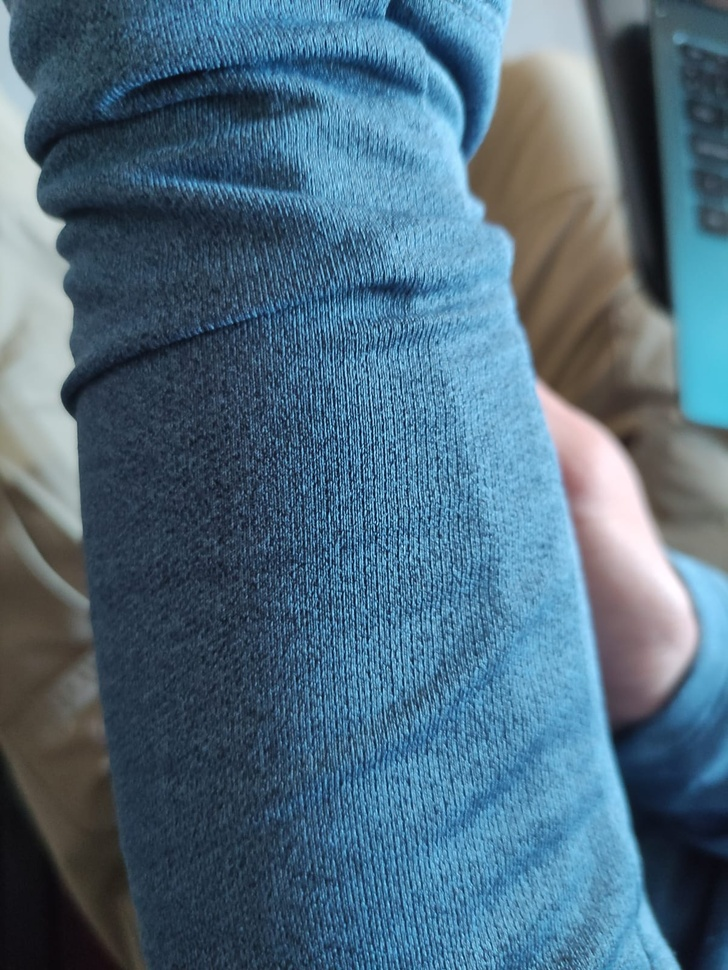
#> input picture p.jpeg, 728 x 970 px, shrunk from 1201 x 1600 before the run
$ jupyter execute --allow-errors test.ipynb
#> lines starting #> are read from the running program, lines starting #| are printed output that depends on the picture
[cell 1]
import numpy as np
from scipy.signal import convolve2d
from PIL import Image

# 1. Cargar imagen y convertir a escala de grises
img = Image.open("p.jpeg").convert("L")  # Asegúrate de tener "input.png" en la carpeta
image_array = np.array(img)


#exportar en un archivo .txt los valores de la imagen en blanco y negro
np.savetxt("imagen.txt", image_array, fmt='%d')

# 2. Definir kernel (por ejemplo, detección de bordes horizontales)
kernel = np.array([
    [1, 1, 1],
    [ 0,  0,  0],
    [ -1,  -1,  -1]
])

kernel2 = np.array([
    [-1,   0,  1],
    [ -1,  0,  1],
    [ -1,  0,  1]
])

# 3. Aplicar convolución 2D
output2 = convolve2d(image_array, kernel, mode='same', boundary='fill', fillvalue=0)
h = image_array.shape[0] + 2
#> h = 972
w = image_array.shape[1] + 2
#> w = 730

new_matrix = np.zeros((h,w))

new_matrix[1:-1, 1:-1] = image_array
#print(new_matrix)

result_matrix = np.zeros((image_array.shape))
result_matrix2 = np.zeros((image_array.shape))

alto = result_matrix.shape[0]
#> alto = 970
ancho = result_matrix.shape[1]
#> ancho = 728

for i in range(alto):
    for j in range(ancho):
        window = new_matrix[i:i+3, j:j+3]
        if window.shape == (3, 3):
            result_matrix[i, j] = np.sum(window * kernel)
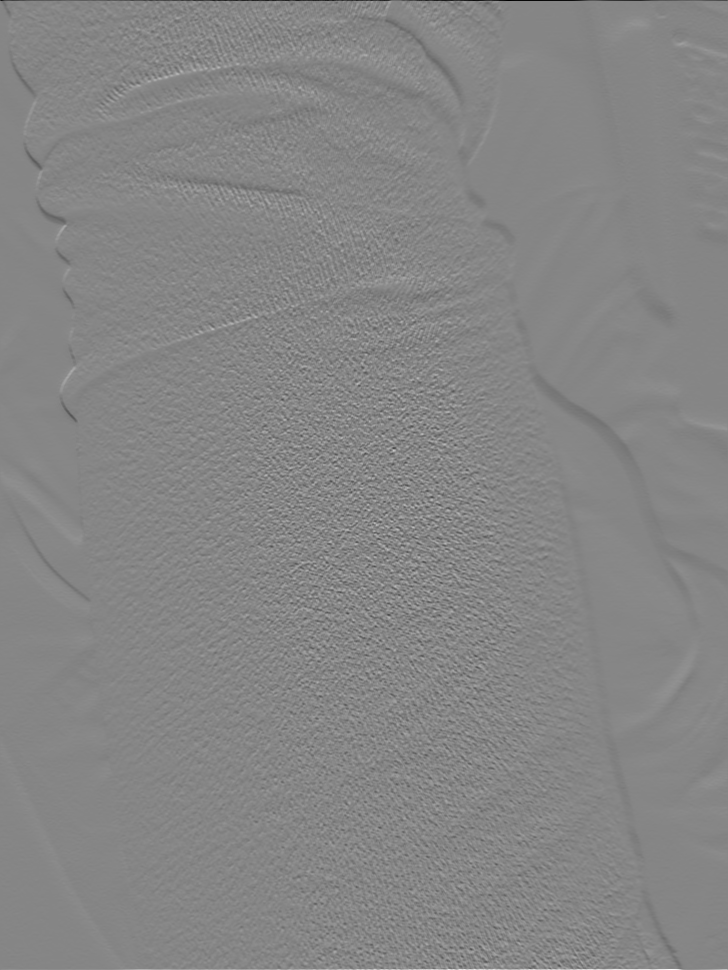
#> result_matrix: shape (970, 728) float64; min -634, max 574, mean 0.1; drawn with min black and max white
            #result_matrix2[i,j] = np.sum(window * kernel2)


fin = np.sqrt( np.power(result_matrix,2) + np.power(result_matrix2,2))
#> result_matrix2: shape (970, 728) float64; every value is 0

# 4. Normalizar resultado para que esté en rango 0-255
convolved = np.clip(result_matrix, 0, 255).astype(np.uint8)

# 5. Guardar imagen resultante
output_img = Image.fromarray(convolved)
output_img.save("output.png")


convolved = np.clip(output2, 0, 255).astype(np.uint8)

# 5. Guardar imagen resultante
output_img = Image.fromarray(convolved)
output_img.save("output2.png")


print("Imagen exportada como 'output.png'")

#> (a cell that did not finish here is left out)

[cell 3]
import numpy as np
from scipy.signal import convolve2d
from PIL import Image

# 1. Cargar imagen y convertir a escala de grises
#> (the rest of this cell did not finish here and is left out)

[cell 4]
convolved_naive = convolve2d(result_matrix, kernel2, mode='same', boundary='fill', fillvalue=0)

#fin = np.sqrt( np.power(convolved,2) + np.power(convolved2,2))

# 4. Normalizar resultado para que esté en rango 0-255
convolved = np.clip(result_matrix, 0, 255).astype(np.uint8)

# 5. Guardar imagen resultante
output_img = Image.fromarray(convolved)
output_img.save("output.png")

# [10 lines of commented-out code are left out]

[cell 5]
import numpy as np
from scipy.signal import convolve2d
from PIL import Image

# 1. Cargar imagen a color
img = Image.open("a.jpeg").convert("RGB")
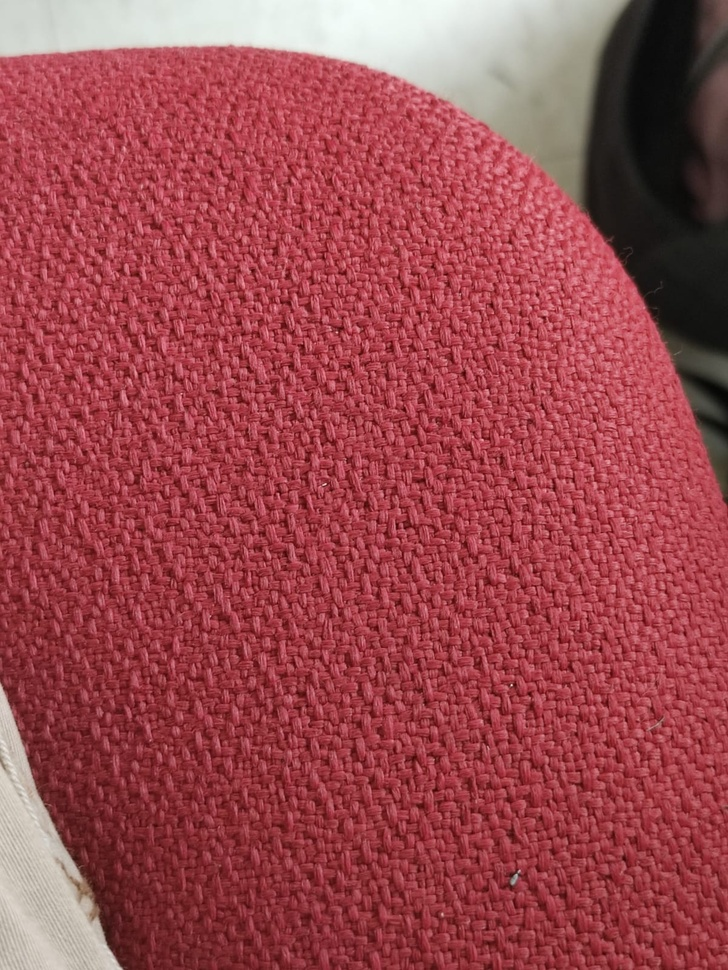
#> input picture a.jpeg, 728 x 970 px, shrunk from 1201 x 1600 before the run
#> img is the input picture: PIL image 728x970 RGB; mean R, G, B 156, 72.1, 78.1
img_array = np.array(img)

# 2. Definir kernel (ejemplo: sharpen)
kernel = np.array([
    [ 0, -1,  0],
    [-1,  5, -1],
    [ 0, -1,  0]
])

# 3. Aplicar convolución por cada canal (R, G, B)
channels = []
for c in range(3):
    convolved = convolve2d(img_array[:, :, c], kernel, mode='same', boundary='symm')
    convolved = np.clip(convolved, 0, 255).astype(np.uint8)
    channels.append(convolved)
#> this loop made 3 passes
#> pass 2, `convolved = np.clip(convolved, 0, 255).astype(np.uint8)`:
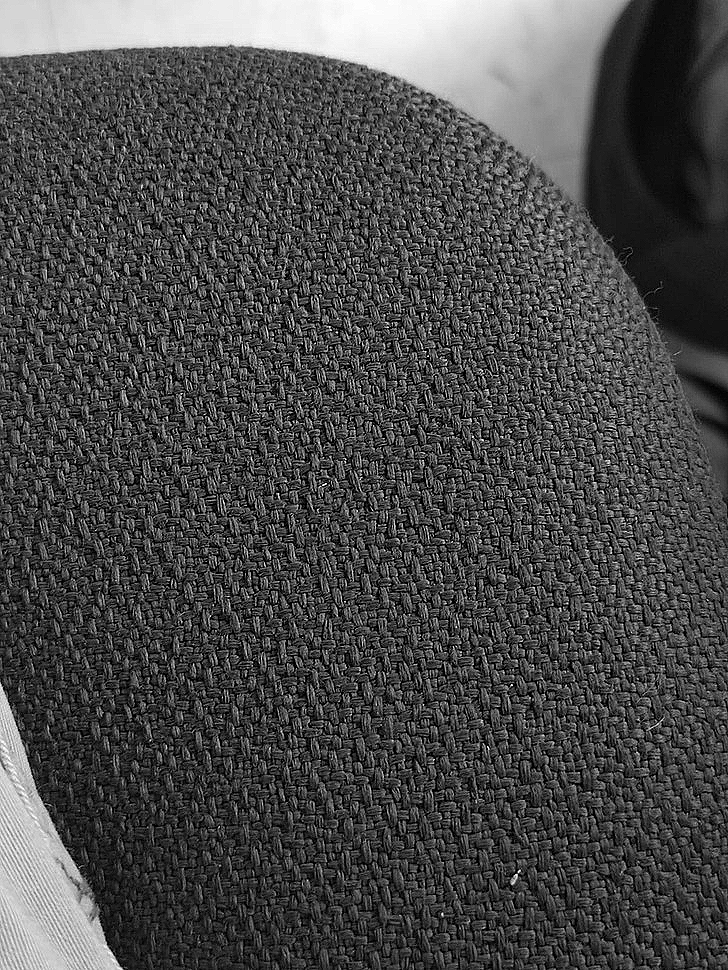
#> convolved: shape (970, 728); min 0, max 255, mean 73.9
#> after the loop, channels = 3 items

# 4. Reunir los canales y guardar la imagen
output_array = np.stack(channels, axis=2)
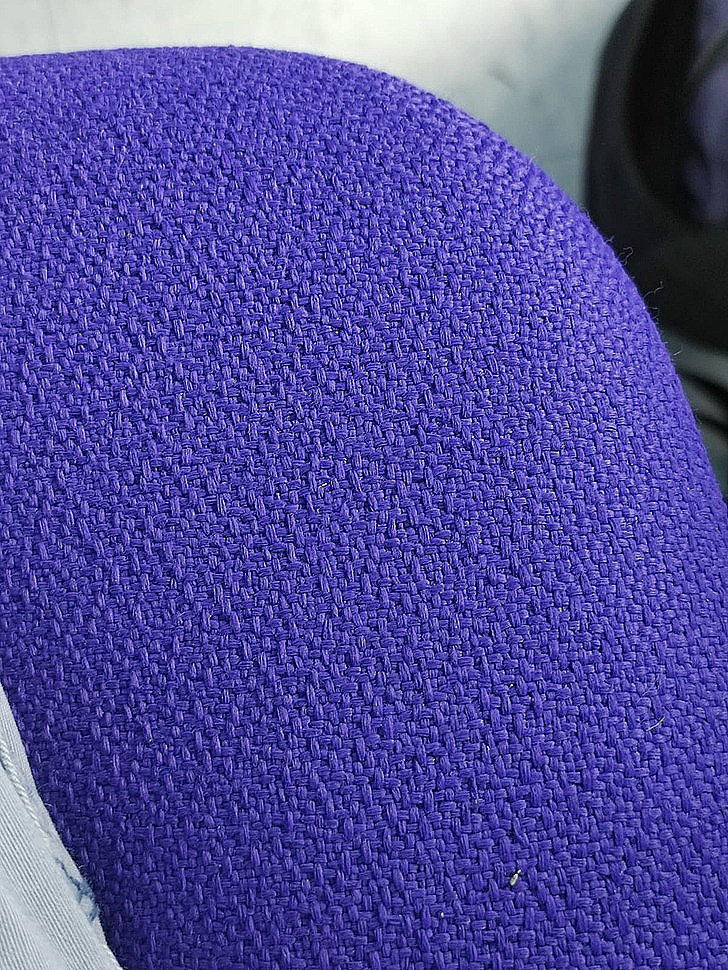
#> output_array: shape (970, 728, 3); mean of channels 0, 1, 2 155.3, 73.9, 79.4; drawn as B, G, R
output_img = Image.fromarray(output_array)
output_img.save("output_rgb.png")

print("Imagen exportada como 'output_rgb.png'")

[cell 6]
# Step 1: Import necessary libraries
import cv2
import matplotlib.pyplot as plt
import numpy as np

# Step 2: Upload an image
img = Image.open("a.jpeg").convert("RGB")
img_array = np.array(img)

# Step 3: Read the uploaded image
image = cv2.imread("a.jpeg", cv2.IMREAD_GRAYSCALE)
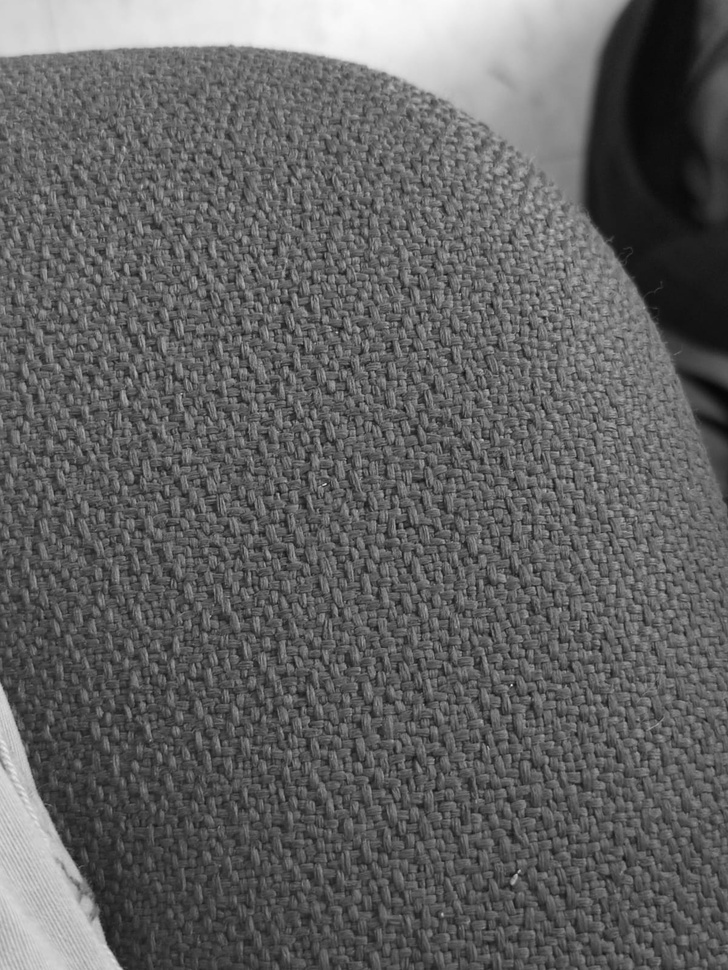
#> image: shape (970, 728); min 6, max 251, mean 97.9

# Step 4: Apply Gaussian Blur to reduce noise
blurred_image = cv2.GaussianBlur(image, (5, 5), 1.4)

# Step 5: Apply Canny edge detector
edges = cv2.Canny(blurred_image, 50, 150)
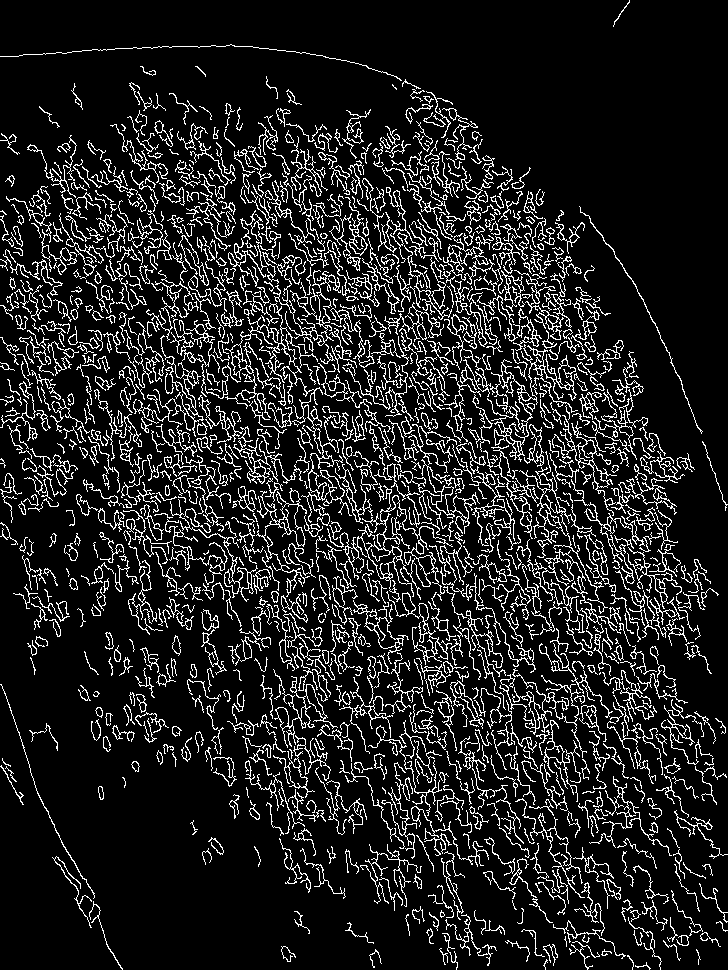
#> edges: shape (970, 728); 12.8% white in thin lines or dots

# Step 6: Display the original image and the edge-detected image
plt.figure(figsize=(10, 5))
plt.subplot(1, 2, 1)
plt.title('Original Image')
plt.imshow(image, cmap='gray')
plt.axis('off')

plt.subplot(1, 2, 2)
plt.title('Edge Detected Image')
plt.imshow(edges, cmap='gray')
plt.axis('off')

convolved = np.clip(edges, 0, 255).astype(np.uint8)

# 5. Guardar imagen resultante
output_img = Image.fromarray(convolved)
output_img.save("edges_cany.png")


plt.show()
